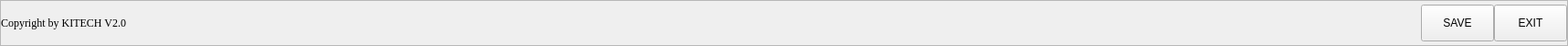
        <widget class="QFrame" name="Bottom">
         <property name="sizePolicy">
          <sizepolicy hsizetype="MinimumExpanding" vsizetype="MinimumExpanding">
           <horstretch>0</horstretch>
           <verstretch>0</verstretch>
          </sizepolicy>
         </property>
         <property name="minimumSize">
          <size>
           <width>500</width>
           <height>50</height>
          </size>
         </property>
         <property name="maximumSize">
          <size>
           <width>16777215</width>
           <height>50</height>
          </size>
         </property>
         <property name="frameShape">
          <enum>QFrame::StyledPanel</enum>
         </property>
         <property name="frameShadow">
          <enum>QFrame::Raised</enum>
         </property>
         <property name="lineWidth">
          <number>0</number>
         </property>
         <layout class="QHBoxLayout" name="horizontalLayout_2">
          <property name="spacing">
           <number>0</number>
          </property>
          <property name="leftMargin">
           <number>0</number>
          </property>
          <property name="topMargin">
           <number>0</number>
          </property>
          <property name="rightMargin">
           <number>0</number>
          </property>
          <property name="bottomMargin">
           <number>0</number>
          </property>
          <item>
           <widget class="QLabel" name="bottom_label">
            <property name="font">
             <font>
              <family>Times New Roman</family>
              <pointsize>9</pointsize>
             </font>
            </property>
            <property name="text">
             <string>Copyright by KITECH V2.0</string>
            </property>
           </widget>
          </item>
          <item>
           <spacer name="horizontalSpacer_2">
            <property name="orientation">
             <enum>Qt::Horizontal</enum>
            </property>
            <property name="sizeHint" stdset="0">
             <size>
              <width>1417</width>
              <height>20</height>
             </size>
            </property>
           </spacer>
          </item>
          <item>
           <widget class="QPushButton" name="Save_btn">
            <property name="sizePolicy">
             <sizepolicy hsizetype="MinimumExpanding" vsizetype="MinimumExpanding">
              <horstretch>0</horstretch>
              <verstretch>0</verstretch>
             </sizepolicy>
            </property>
            <property name="minimumSize">
             <size>
              <width>0</width>
              <height>40</height>
             </size>
            </property>
            <property name="maximumSize">
             <size>
              <width>150</width>
              <height>40</height>
             </size>
            </property>
            <property name="text">
             <string>SAVE</string>
            </property>
            <property name="checkable">
             <bool>true</bool>
            </property>
           </widget>
          </item>
          <item>
           <widget class="QPushButton" name="Exit_btn">
            <property name="sizePolicy">
             <sizepolicy hsizetype="MinimumExpanding" vsizetype="MinimumExpanding">
              <horstretch>0</horstretch>
              <verstretch>0</verstretch>
             </sizepolicy>
            </property>
            <property name="minimumSize">
             <size>
              <width>0</width>
              <height>40</height>
             </size>
            </property>
            <property name="maximumSize">
             <size>
              <width>150</width>
              <height>40</height>
             </size>
            </property>
            <property name="text">
             <string>EXIT</string>
            </property>
           </widget>
          </item>
         </layout>
        </widget>
